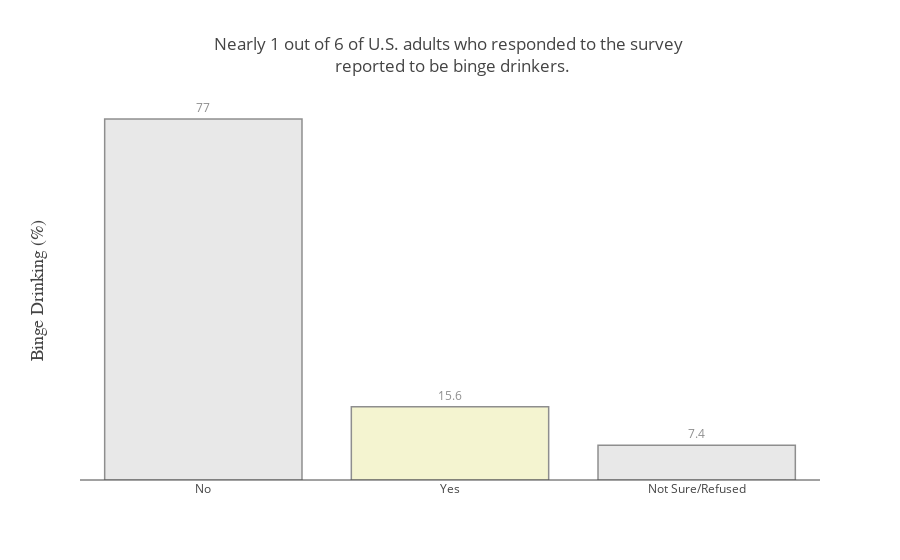

Here is the notebook cell this chart was saved with:
### Code cell
graphData=freq_table.reset_index().copy()
#pass data in
data = [go.Bar(x=graphData.loc[0:2]['index'],
               y=graphData.loc[0:2]['Percent'],
               text=round((graphData.loc[0:2]['Percent']),1),
               textposition='outside',marker=dict(
               color=['rgb(217,217,217)',
                      'rgb(237,238,178)',
                      'rgb(217,217,217)']
                   ,line=dict(color='rgb(68,68,68)',
               width=1.5),),opacity=0.6)]

layout = go.Layout(
                title='Nearly 1 out of 6 of U.S. adults who responded to the survey <br> reported to be binge drinkers.',
                yaxis=dict(title='Binge Drinking (%)',ticks='',showticklabels=False,showgrid=False,
                titlefont=dict(family='Arial, sans-serif',size=18,color='444444',))
                ,xaxis=dict(ticks='',tickangle=0))

fig = go.Figure(data=data, layout=layout)
py.iplot(fig, filename='text-hover-bar')

### Figure 1 — Plotly figure (JSON) as saved in the notebook; plotly's stock layout.template omitted (floating-point values rounded to 4 significant figures)
{"data": [{"marker": {"color": ["rgb(217,217,217)", "rgb(237,238,178)", "rgb(217,217,217)"], "line": {"color": "rgb(68,68,68)", "width": 1.5}}, "opacity": 0.6, "text": [77, 15.6, 7.4], "textposition": "outside", "type": "bar", "x": ["No", "Yes", "Not Sure/Refused"], "y": [76.98, 15.62, 7.408]}], "layout": {"title": "Nearly 1 out of 6 of U.S. adults who responded to the survey <br> reported to be binge drinkers.", "xaxis": {"tickangle": 0, "ticks": ""}, "yaxis": {"showgrid": false, "showticklabels": false, "ticks": "", "title": "Binge Drinking (%)", "titlefont": {"color": "444444", "family": "Arial, sans-serif", "size": 18}}}}
